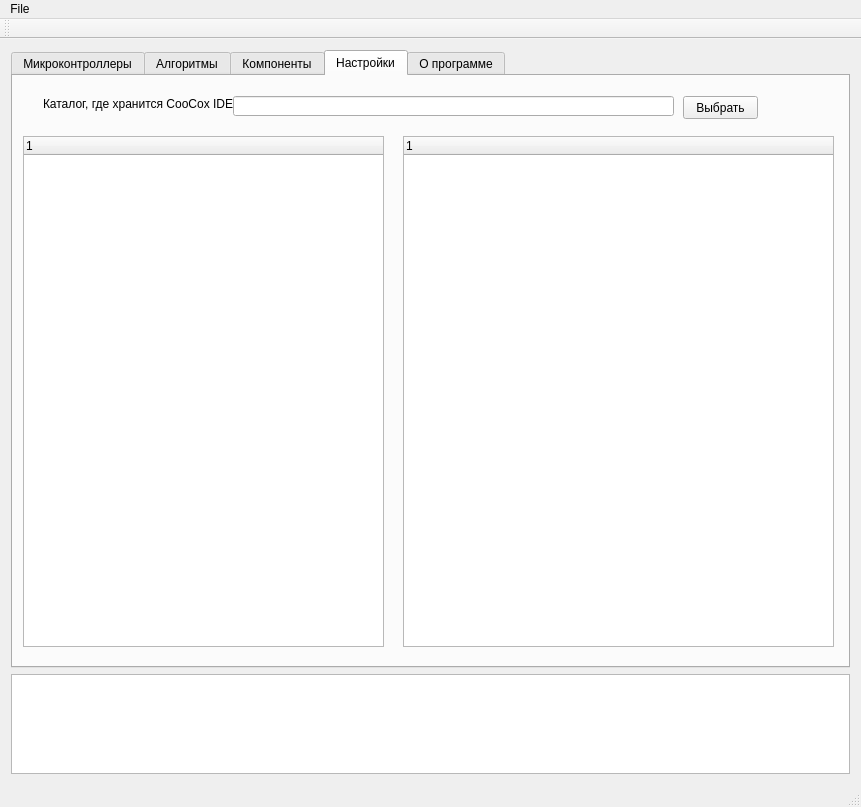
<?xml version="1.0" encoding="UTF-8"?>
<ui version="4.0">
 <class>MainForm</class>
 <widget class="QMainWindow" name="MainForm">
  <property name="geometry">
   <rect>
    <x>0</x>
    <y>0</y>
    <width>861</width>
    <height>807</height>
   </rect>
  </property>
  <property name="minimumSize">
   <size>
    <width>861</width>
    <height>807</height>
   </size>
  </property>
  <property name="maximumSize">
   <size>
    <width>861</width>
    <height>807</height>
   </size>
  </property>
  <property name="windowTitle">
   <string>CoIDE Pack Installer</string>
  </property>
  <property name="windowIcon">
   <iconset resource="../../resources/resources.qrc">
    <normaloff>:/img/HamLab_favicon.ico</normaloff>:/img/HamLab_favicon.ico</iconset>
  </property>
  <widget class="QWidget" name="centralWidget">
   <layout class="QGridLayout" name="gridLayout">
    <item row="0" column="1">
     <widget class="QTabWidget" name="tabWidget">
      <property name="currentIndex">
       <number>3</number>
      </property>
      <widget class="QWidget" name="tabMcu">
       <attribute name="title">
        <string>Микроконтроллеры</string>
       </attribute>
       <widget class="QListWidget" name="listWidgetManufacturer">
        <property name="geometry">
         <rect>
          <x>9</x>
          <y>38</y>
          <width>235</width>
          <height>225</height>
         </rect>
        </property>
       </widget>
       <widget class="QLabel" name="label">
        <property name="geometry">
         <rect>
          <x>9</x>
          <y>9</y>
          <width>79</width>
          <height>16</height>
         </rect>
        </property>
        <property name="text">
         <string>Производитель</string>
        </property>
       </widget>
       <widget class="QListWidget" name="listWidgetSeries">
        <property name="geometry">
         <rect>
          <x>441</x>
          <y>38</y>
          <width>190</width>
          <height>225</height>
         </rect>
        </property>
       </widget>
       <widget class="QLabel" name="label_2">
        <property name="geometry">
         <rect>
          <x>441</x>
          <y>9</y>
          <width>31</width>
          <height>16</height>
         </rect>
        </property>
        <property name="text">
         <string>Серия</string>
        </property>
       </widget>
       <widget class="QListWidget" name="listWidgetMcu">
        <property name="geometry">
         <rect>
          <x>637</x>
          <y>38</y>
          <width>191</width>
          <height>225</height>
         </rect>
        </property>
       </widget>
       <widget class="QLabel" name="label_3">
        <property name="geometry">
         <rect>
          <x>637</x>
          <y>9</y>
          <width>92</width>
          <height>16</height>
         </rect>
        </property>
        <property name="text">
         <string>Микроконтроллер</string>
        </property>
       </widget>
       <widget class="QListWidget" name="listWidgetFamily">
        <property name="geometry">
         <rect>
          <x>250</x>
          <y>38</y>
          <width>185</width>
          <height>225</height>
         </rect>
        </property>
       </widget>
       <widget class="QLabel" name="label_4">
        <property name="geometry">
         <rect>
          <x>250</x>
          <y>9</y>
          <width>54</width>
          <height>16</height>
         </rect>
        </property>
        <property name="maximumSize">
         <size>
          <width>60</width>
          <height>16777215</height>
         </size>
        </property>
        <property name="text">
         <string>Семейство</string>
        </property>
       </widget>
       <widget class="QPlainTextEdit" name="plainTextEditDescription">
        <property name="geometry">
         <rect>
          <x>9</x>
          <y>288</y>
          <width>211</width>
          <height>192</height>
         </rect>
        </property>
       </widget>
       <widget class="QLabel" name="label_5">
        <property name="geometry">
         <rect>
          <x>9</x>
          <y>269</y>
          <width>49</width>
          <height>16</height>
         </rect>
        </property>
        <property name="text">
         <string>Описание</string>
        </property>
       </widget>
       <widget class="QLabel" name="label_7">
        <property name="geometry">
         <rect>
          <x>9</x>
          <y>519</y>
          <width>49</width>
          <height>16</height>
         </rect>
        </property>
        <property name="text">
         <string>Веб-сайт:</string>
        </property>
       </widget>
       <widget class="QLabel" name="label_9">
        <property name="geometry">
         <rect>
          <x>9</x>
          <y>545</y>
          <width>78</width>
          <height>16</height>
         </rect>
        </property>
        <property name="text">
         <string>Документация:</string>
        </property>
       </widget>
       <widget class="QLineEdit" name="lineEditUrl">
        <property name="geometry">
         <rect>
          <x>130</x>
          <y>519</y>
          <width>701</width>
          <height>20</height>
         </rect>
        </property>
       </widget>
       <widget class="QLineEdit" name="lineEditDatasheetUrl">
        <property name="geometry">
         <rect>
          <x>130</x>
          <y>545</y>
          <width>701</width>
          <height>20</height>
         </rect>
        </property>
       </widget>
       <widget class="QPlainTextEdit" name="plainTextEditFeatures">
        <property name="geometry">
         <rect>
          <x>230</x>
          <y>290</y>
          <width>261</width>
          <height>192</height>
         </rect>
        </property>
        <property name="lineWrapMode">
         <enum>QPlainTextEdit::NoWrap</enum>
        </property>
       </widget>
       <widget class="QLabel" name="label_6">
        <property name="geometry">
         <rect>
          <x>230</x>
          <y>270</y>
          <width>83</width>
          <height>16</height>
         </rect>
        </property>
        <property name="text">
         <string>Характеристики</string>
        </property>
       </widget>
       <widget class="QPushButton" name="pushButtonInstall">
        <property name="geometry">
         <rect>
          <x>600</x>
          <y>570</y>
          <width>119</width>
          <height>23</height>
         </rect>
        </property>
        <property name="maximumSize">
         <size>
          <width>150</width>
          <height>16777215</height>
         </size>
        </property>
        <property name="text">
         <string>Установить пакет</string>
        </property>
       </widget>
       <widget class="QPushButton" name="pushButtonReload">
        <property name="geometry">
         <rect>
          <x>730</x>
          <y>570</y>
          <width>102</width>
          <height>23</height>
         </rect>
        </property>
        <property name="maximumSize">
         <size>
          <width>150</width>
          <height>16777215</height>
         </size>
        </property>
        <property name="text">
         <string>Обновить</string>
        </property>
       </widget>
       <widget class="QLabel" name="label_8">
        <property name="geometry">
         <rect>
          <x>500</x>
          <y>320</y>
          <width>61</width>
          <height>16</height>
         </rect>
        </property>
        <property name="text">
         <string>Size FLASH:</string>
        </property>
       </widget>
       <widget class="QLineEdit" name="lineEditFlashSize">
        <property name="geometry">
         <rect>
          <x>600</x>
          <y>320</y>
          <width>231</width>
          <height>20</height>
         </rect>
        </property>
       </widget>
       <widget class="QLabel" name="label_11">
        <property name="geometry">
         <rect>
          <x>500</x>
          <y>380</y>
          <width>51</width>
          <height>16</height>
         </rect>
        </property>
        <property name="text">
         <string>Size RAM:</string>
        </property>
       </widget>
       <widget class="QLineEdit" name="lineEditRamSize">
        <property name="geometry">
         <rect>
          <x>600</x>
          <y>380</y>
          <width>231</width>
          <height>20</height>
         </rect>
        </property>
       </widget>
       <widget class="QLabel" name="label_13">
        <property name="geometry">
         <rect>
          <x>500</x>
          <y>290</y>
          <width>61</width>
          <height>16</height>
         </rect>
        </property>
        <property name="text">
         <string>Start FLASH:</string>
        </property>
       </widget>
       <widget class="QLineEdit" name="lineEditFlashStart">
        <property name="geometry">
         <rect>
          <x>600</x>
          <y>290</y>
          <width>231</width>
          <height>20</height>
         </rect>
        </property>
       </widget>
       <widget class="QLabel" name="label_14">
        <property name="geometry">
         <rect>
          <x>500</x>
          <y>350</y>
          <width>61</width>
          <height>16</height>
         </rect>
        </property>
        <property name="text">
         <string>Start RAM:</string>
        </property>
       </widget>
       <widget class="QLineEdit" name="lineEditRamStart">
        <property name="geometry">
         <rect>
          <x>600</x>
          <y>350</y>
          <width>231</width>
          <height>20</height>
         </rect>
        </property>
       </widget>
       <widget class="QLabel" name="label_15">
        <property name="geometry">
         <rect>
          <x>500</x>
          <y>410</y>
          <width>91</width>
          <height>16</height>
         </rect>
        </property>
        <property name="text">
         <string>Debug algorithm:</string>
        </property>
       </widget>
       <widget class="QComboBox" name="comboBoxDebugAlg">
        <property name="geometry">
         <rect>
          <x>600</x>
          <y>410</y>
          <width>231</width>
          <height>22</height>
         </rect>
        </property>
       </widget>
       <widget class="QLabel" name="label_16">
        <property name="geometry">
         <rect>
          <x>500</x>
          <y>440</y>
          <width>81</width>
          <height>16</height>
         </rect>
        </property>
        <property name="text">
         <string>Flash algorithm:</string>
        </property>
       </widget>
       <widget class="QComboBox" name="comboBoxFlashAlg">
        <property name="geometry">
         <rect>
          <x>600</x>
          <y>440</y>
          <width>231</width>
          <height>22</height>
         </rect>
        </property>
       </widget>
       <widget class="QLabel" name="label_33">
        <property name="geometry">
         <rect>
          <x>10</x>
          <y>490</y>
          <width>91</width>
          <height>16</height>
         </rect>
        </property>
        <property name="text">
         <string>Версия релиза:</string>
        </property>
       </widget>
       <widget class="QLineEdit" name="lineEditRelease">
        <property name="geometry">
         <rect>
          <x>130</x>
          <y>490</y>
          <width>361</width>
          <height>20</height>
         </rect>
        </property>
       </widget>
       <widget class="QLabel" name="label_34">
        <property name="geometry">
         <rect>
          <x>500</x>
          <y>490</y>
          <width>31</width>
          <height>16</height>
         </rect>
        </property>
        <property name="text">
         <string>SVD:</string>
        </property>
       </widget>
       <widget class="QLineEdit" name="lineEditSVD">
        <property name="geometry">
         <rect>
          <x>530</x>
          <y>490</y>
          <width>301</width>
          <height>20</height>
         </rect>
        </property>
       </widget>
       <widget class="QPushButton" name="pushButtonDbOptimize">
        <property name="geometry">
         <rect>
          <x>474</x>
          <y>570</y>
          <width>111</width>
          <height>23</height>
         </rect>
        </property>
        <property name="text">
         <string>Оптимизация БД</string>
        </property>
       </widget>
      </widget>
      <widget class="QWidget" name="tabAlgorithm">
       <attribute name="title">
        <string>Алгоритмы</string>
       </attribute>
       <widget class="QListWidget" name="listWidgetDebAlg">
        <property name="geometry">
         <rect>
          <x>20</x>
          <y>30</y>
          <width>351</width>
          <height>251</height>
         </rect>
        </property>
       </widget>
       <widget class="QLabel" name="label_18">
        <property name="geometry">
         <rect>
          <x>20</x>
          <y>10</y>
          <width>211</width>
          <height>16</height>
         </rect>
        </property>
        <property name="text">
         <string>Существующие алгоритмы отладки:</string>
        </property>
       </widget>
       <widget class="QListWidget" name="listWidgetNewDebAlg">
        <property name="geometry">
         <rect>
          <x>460</x>
          <y>30</y>
          <width>351</width>
          <height>251</height>
         </rect>
        </property>
       </widget>
       <widget class="QLabel" name="label_19">
        <property name="geometry">
         <rect>
          <x>460</x>
          <y>10</y>
          <width>211</width>
          <height>16</height>
         </rect>
        </property>
        <property name="text">
         <string>Новые алгоритмы отладки:</string>
        </property>
       </widget>
       <widget class="QPushButton" name="pushButtonRemDebAlg">
        <property name="geometry">
         <rect>
          <x>400</x>
          <y>90</y>
          <width>41</width>
          <height>23</height>
         </rect>
        </property>
        <property name="text">
         <string>&gt;&gt;</string>
        </property>
       </widget>
       <widget class="QPushButton" name="pushButtonAddDebAlg">
        <property name="geometry">
         <rect>
          <x>400</x>
          <y>130</y>
          <width>41</width>
          <height>23</height>
         </rect>
        </property>
        <property name="text">
         <string>&lt;&lt;</string>
        </property>
       </widget>
       <widget class="QListWidget" name="listWidgetFlashAlg">
        <property name="geometry">
         <rect>
          <x>20</x>
          <y>341</y>
          <width>351</width>
          <height>251</height>
         </rect>
        </property>
       </widget>
       <widget class="QListWidget" name="listWidgetNewFlashAlg">
        <property name="geometry">
         <rect>
          <x>460</x>
          <y>340</y>
          <width>351</width>
          <height>251</height>
         </rect>
        </property>
       </widget>
       <widget class="QLabel" name="label_20">
        <property name="geometry">
         <rect>
          <x>20</x>
          <y>320</y>
          <width>251</width>
          <height>16</height>
         </rect>
        </property>
        <property name="text">
         <string>Существующие алгоритмы программирования:</string>
        </property>
       </widget>
       <widget class="QLabel" name="label_21">
        <property name="geometry">
         <rect>
          <x>460</x>
          <y>320</y>
          <width>211</width>
          <height>16</height>
         </rect>
        </property>
        <property name="text">
         <string>Новые алгоритмы программирования:</string>
        </property>
       </widget>
       <widget class="QPushButton" name="pushButtonRemFlashAlg">
        <property name="geometry">
         <rect>
          <x>400</x>
          <y>440</y>
          <width>41</width>
          <height>23</height>
         </rect>
        </property>
        <property name="text">
         <string>&gt;&gt;</string>
        </property>
       </widget>
       <widget class="QPushButton" name="pushButtonAddFlashAlg">
        <property name="geometry">
         <rect>
          <x>400</x>
          <y>480</y>
          <width>41</width>
          <height>23</height>
         </rect>
        </property>
        <property name="text">
         <string>&lt;&lt;</string>
        </property>
       </widget>
      </widget>
      <widget class="QWidget" name="tabComponents">
       <attribute name="title">
        <string>Компоненты</string>
       </attribute>
       <widget class="QListWidget" name="listWidgetComponents">
        <property name="geometry">
         <rect>
          <x>10</x>
          <y>40</y>
          <width>256</width>
          <height>551</height>
         </rect>
        </property>
       </widget>
       <widget class="QLabel" name="label_25">
        <property name="geometry">
         <rect>
          <x>10</x>
          <y>10</y>
          <width>79</width>
          <height>21</height>
         </rect>
        </property>
        <property name="text">
         <string>Компоненты</string>
        </property>
       </widget>
       <widget class="QLabel" name="label_27">
        <property name="geometry">
         <rect>
          <x>280</x>
          <y>10</y>
          <width>79</width>
          <height>21</height>
         </rect>
        </property>
        <property name="text">
         <string>Производитель</string>
        </property>
       </widget>
       <widget class="QComboBox" name="comboBoxManufacturer">
        <property name="geometry">
         <rect>
          <x>280</x>
          <y>40</y>
          <width>121</width>
          <height>22</height>
         </rect>
        </property>
       </widget>
       <widget class="QLabel" name="label_30">
        <property name="geometry">
         <rect>
          <x>410</x>
          <y>10</y>
          <width>79</width>
          <height>21</height>
         </rect>
        </property>
        <property name="text">
         <string>Семейство</string>
        </property>
       </widget>
       <widget class="QComboBox" name="comboBoxFamily">
        <property name="geometry">
         <rect>
          <x>410</x>
          <y>40</y>
          <width>121</width>
          <height>22</height>
         </rect>
        </property>
       </widget>
       <widget class="QLabel" name="labelComponentsCount">
        <property name="geometry">
         <rect>
          <x>90</x>
          <y>10</y>
          <width>79</width>
          <height>21</height>
         </rect>
        </property>
        <property name="text">
         <string>0</string>
        </property>
       </widget>
       <widget class="QLabel" name="label_31">
        <property name="geometry">
         <rect>
          <x>540</x>
          <y>10</y>
          <width>79</width>
          <height>21</height>
         </rect>
        </property>
        <property name="text">
         <string>Серия</string>
        </property>
       </widget>
       <widget class="QComboBox" name="comboBoxSerie">
        <property name="geometry">
         <rect>
          <x>540</x>
          <y>40</y>
          <width>121</width>
          <height>22</height>
         </rect>
        </property>
       </widget>
       <widget class="QComboBox" name="comboBoxMcu">
        <property name="geometry">
         <rect>
          <x>670</x>
          <y>40</y>
          <width>151</width>
          <height>22</height>
         </rect>
        </property>
       </widget>
       <widget class="QLabel" name="label_32">
        <property name="geometry">
         <rect>
          <x>670</x>
          <y>10</y>
          <width>101</width>
          <height>21</height>
         </rect>
        </property>
        <property name="text">
         <string>Микроконтроллер</string>
        </property>
       </widget>
      </widget>
      <widget class="QWidget" name="tabSettings">
       <attribute name="title">
        <string>Настройки</string>
       </attribute>
       <widget class="QLabel" name="label_17">
        <property name="geometry">
         <rect>
          <x>30</x>
          <y>20</y>
          <width>191</width>
          <height>16</height>
         </rect>
        </property>
        <property name="text">
         <string>Каталог, где хранится CooCox IDE:</string>
        </property>
       </widget>
       <widget class="QLineEdit" name="lineEditIdePath">
        <property name="geometry">
         <rect>
          <x>220</x>
          <y>20</y>
          <width>441</width>
          <height>20</height>
         </rect>
        </property>
       </widget>
       <widget class="QPushButton" name="pushButtonSetIdePath">
        <property name="geometry">
         <rect>
          <x>670</x>
          <y>20</y>
          <width>75</width>
          <height>23</height>
         </rect>
        </property>
        <property name="text">
         <string>Выбрать</string>
        </property>
       </widget>
       <widget class="QTreeWidget" name="treeWidgetDevices">
        <property name="geometry">
         <rect>
          <x>10</x>
          <y>60</y>
          <width>361</width>
          <height>511</height>
         </rect>
        </property>
        <column>
         <property name="text">
          <string notr="true">1</string>
         </property>
        </column>
       </widget>
       <widget class="QTreeWidget" name="treeWidgetComponents">
        <property name="geometry">
         <rect>
          <x>390</x>
          <y>60</y>
          <width>431</width>
          <height>511</height>
         </rect>
        </property>
        <column>
         <property name="text">
          <string notr="true">1</string>
         </property>
        </column>
       </widget>
      </widget>
      <widget class="QWidget" name="tab">
       <attribute name="title">
        <string>О программе</string>
       </attribute>
       <widget class="QLabel" name="label_22">
        <property name="geometry">
         <rect>
          <x>20</x>
          <y>20</y>
          <width>111</width>
          <height>16</height>
         </rect>
        </property>
        <property name="font">
         <font>
          <weight>75</weight>
          <bold>true</bold>
         </font>
        </property>
        <property name="text">
         <string>Автор программы:</string>
        </property>
       </widget>
       <widget class="QLabel" name="label_23">
        <property name="geometry">
         <rect>
          <x>140</x>
          <y>20</y>
          <width>91</width>
          <height>16</height>
         </rect>
        </property>
        <property name="text">
         <string>Андрей Осипов</string>
        </property>
       </widget>
       <widget class="QLabel" name="label_24">
        <property name="geometry">
         <rect>
          <x>20</x>
          <y>50</y>
          <width>71</width>
          <height>16</height>
         </rect>
        </property>
        <property name="font">
         <font>
          <weight>75</weight>
          <bold>true</bold>
         </font>
        </property>
        <property name="text">
         <string>Веб-сайт:</string>
        </property>
       </widget>
       <widget class="QClickableLabel" name="labelWebSite">
        <property name="geometry">
         <rect>
          <x>140</x>
          <y>50</y>
          <width>221</width>
          <height>16</height>
         </rect>
        </property>
        <property name="font">
         <font>
          <underline>true</underline>
         </font>
        </property>
        <property name="cursor">
         <cursorShape>PointingHandCursor</cursorShape>
        </property>
        <property name="styleSheet">
         <string notr="true">color: rgb(0, 0, 255);</string>
        </property>
        <property name="text">
         <string>http://hamlab.net/</string>
        </property>
       </widget>
       <widget class="QLabel" name="label_26">
        <property name="geometry">
         <rect>
          <x>20</x>
          <y>80</y>
          <width>71</width>
          <height>16</height>
         </rect>
        </property>
        <property name="font">
         <font>
          <weight>75</weight>
          <bold>true</bold>
         </font>
        </property>
        <property name="text">
         <string>Версия:</string>
        </property>
       </widget>
       <widget class="QLabel" name="labelAppVersion">
        <property name="geometry">
         <rect>
          <x>140</x>
          <y>80</y>
          <width>221</width>
          <height>16</height>
         </rect>
        </property>
        <property name="text">
         <string>20190218.1418</string>
        </property>
       </widget>
       <widget class="QLabel" name="label_28">
        <property name="geometry">
         <rect>
          <x>20</x>
          <y>110</y>
          <width>81</width>
          <height>16</height>
         </rect>
        </property>
        <property name="font">
         <font>
          <weight>75</weight>
          <bold>true</bold>
         </font>
        </property>
        <property name="text">
         <string>О программе:</string>
        </property>
       </widget>
       <widget class="QLabel" name="label_29">
        <property name="geometry">
         <rect>
          <x>20</x>
          <y>140</y>
          <width>801</width>
          <height>71</height>
         </rect>
        </property>
        <property name="text">
         <string>Программа написана специально для фанатов среды разработки CooCox IDE 1.7 и позволяет добавлять микроконтроллеры других производителей, а также программные компоненты к ним. Распространяется совершенно бесплатно. Автор не несет ответственности за какие-либо ошибки в работе программы. Все изменения в базе данных среды CooCox IDE пользователь прозводит на свой страх и риск. Необходимо следить за корректностью вводимых данных, т.к. они не фильтруются и добавляются в базу в исходном виде.  Если есть желание поблагодарить автора, то можно закинуть пару рублей в Яндекс Кошелек 410012027125014 или поделиться ссылкой на мой сайт http://hamlab.net/</string>
        </property>
        <property name="wordWrap">
         <bool>true</bool>
        </property>
       </widget>
      </widget>
     </widget>
    </item>
    <item row="1" column="1">
     <widget class="QPlainTextEdit" name="plainTextEdit">
      <property name="maximumSize">
       <size>
        <width>16777215</width>
        <height>100</height>
       </size>
      </property>
      <property name="readOnly">
       <bool>true</bool>
      </property>
     </widget>
    </item>
   </layout>
  </widget>
  <widget class="QMenuBar" name="menuBar">
   <property name="geometry">
    <rect>
     <x>0</x>
     <y>0</y>
     <width>861</width>
     <height>21</height>
    </rect>
   </property>
   <widget class="QMenu" name="menuFile">
    <property name="title">
     <string>File</string>
    </property>
    <addaction name="actionOpen_DFP"/>
    <addaction name="separator"/>
    <addaction name="actionPreferences"/>
   </widget>
   <addaction name="menuFile"/>
  </widget>
  <widget class="QStatusBar" name="statusBar"/>
  <widget class="QToolBar" name="toolBar">
   <property name="minimumSize">
    <size>
     <width>0</width>
     <height>20</height>
    </size>
   </property>
   <property name="windowTitle">
    <string>toolBar</string>
   </property>
   <attribute name="toolBarArea">
    <enum>TopToolBarArea</enum>
   </attribute>
   <attribute name="toolBarBreak">
    <bool>false</bool>
   </attribute>
  </widget>
  <action name="actionOpen_DFP">
   <property name="text">
    <string>Open DFP</string>
   </property>
  </action>
  <action name="actionPreferences">
   <property name="text">
    <string>Preferences</string>
   </property>
  </action>
 </widget>
 <layoutdefault spacing="6" margin="11"/>
 <customwidgets>
  <customwidget>
   <class>QClickableLabel</class>
   <extends>QLabel</extends>
   <header>views/widgets/qclickablelabel.h</header>
  </customwidget>
 </customwidgets>
 <resources>
  <include location="../../resources/resources.qrc"/>
 </resources>
 <connections/>
</ui>
